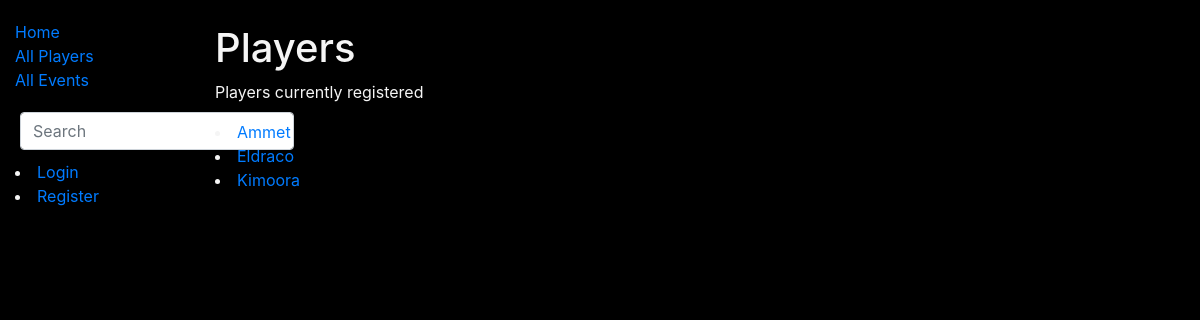
Screenshot of /library/players/ with the database file from the repository.
### library/models.py (models this page shows, shortened)
class WowPlayer(models.Model):
    nickname = models.CharField('Nickname', max_length=30)
    description = models.TextField('About you', max_length=2000, default='')
    gold = models.IntegerField('How thick is your wallet', null=True)
    class Meta:
        verbose_name = 'Player'
        verbose_name_plural = 'Players'
        ordering = ['nickname']
    def __str__(self):
        return f'{self.nickname}'
    def display_chars(self):
        return ', '.join(char.char_title for char in self.chars.all()[:3])
    display_chars.short_description = 'Chars'

### library/views.py (the view)
# urls.py: path('players/', views.players, name='players'),
def players(request):
    players = WowPlayer.objects.all()
    context = {
        'players': players
    }
    print(players)
    return render(request, 'players.html', context=context)

### library/templates/players.html
{% extends "base.html" %}
{% block content %}
  <h1>Players</h1>
  <p>Players currently registered</p>
  {% for p in players %}
  <li><a href="{% url 'player' p.id %}">{{p.nickname}}</a></li>
    {% endfor %}
{% endblock %}

### library/static/css/styles.css (style rules this page uses)
body { background-color: black; color: whitesmoke; }

### rows the page displays
WowPlayer: nickname "Ammet"
WowPlayer: nickname "Eldraco"
WowPlayer: nickname "Kimoora"
